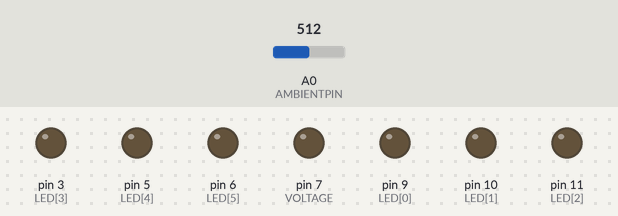
Simulated run of this sketch. Board: Arduino Uno, built with avr-gcc and run on an emulated ATmega328P. Parts: output pins drawn as LEDs (lit = HIGH). The test bench sets the inputs (shaded band); at power-on: A0 (AMBIENTPIN) = 512. Random numbers use the default seed unless the sketch sets one.

Above: at 1.2 s.
1.3 s: A0 (AMBIENTPIN) set to 11
2.8 s: A0 (AMBIENTPIN) set to 8
At 2.95 s:
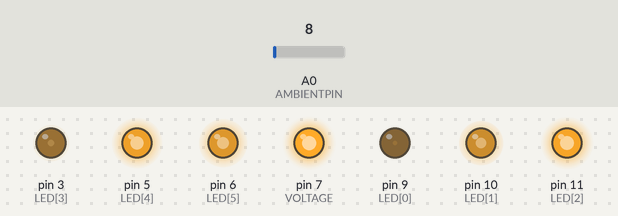
5.8 s: A0 (AMBIENTPIN) set to 122
At 6.6 s:
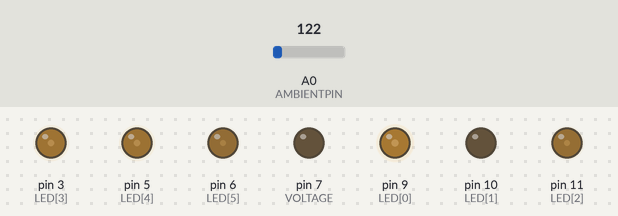
7.3 s: A0 (AMBIENTPIN) set to 0
At 7.45 s:
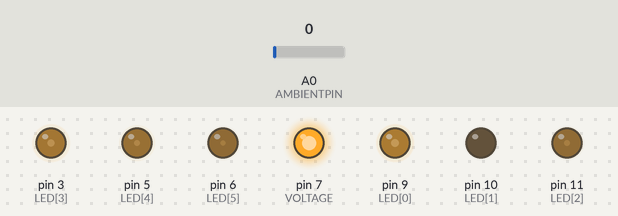
10.3 s: A0 (AMBIENTPIN) set to 306
At 10.6 s:
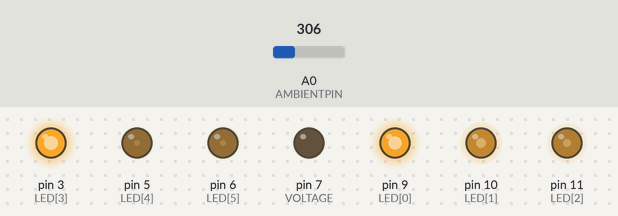
Timing chart, 0 to 12.8 s (numbered marks = the images above; inputs shaded):
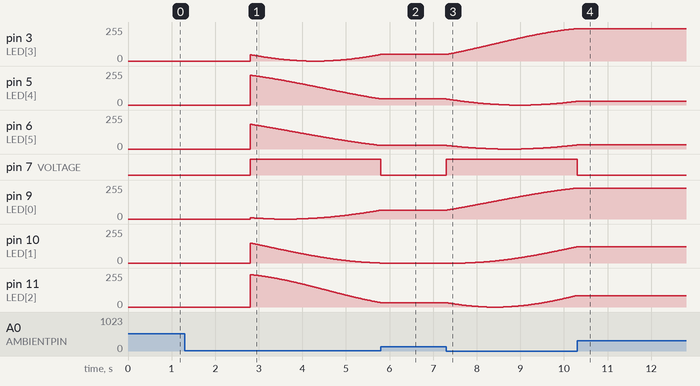

The sketch:

Zorza.ino
```cpp
int LED[] ={9, 10, 11, 3, 5, 6};  // RGB, RGB
const int AMBIENTPIN = 0; // measuring ambient light on pin A0
const int VOLTAGE = 7; // Providing +5V to the pin

const int PINCOUNT = 6;
float degree[] = {1, 1, 1, 1, 1, 1};
float steps[] = {0.17, 0.19, 0.23, 0.21, 0.18, 0.16}; // changes of the degrees for each pin

int ambientLight;
int lightToPin;

const int STEP = 5; // milliseconds to change the values
const float PI180 = 0.01745329251;
const int BRIGHT = 10; // switch on if darker

void setup() {
   Serial.begin(9600);
   for (int i = 0; i < PINCOUNT; i++) {
     pinMode(LED[i], OUTPUT);
     degree[i] = random(360); // randomize starting colors
   }
   pinMode(VOLTAGE, OUTPUT);
}

void loop()
{
   ambientLight = analogRead(AMBIENTPIN);
   if (ambientLight < BRIGHT) {
     digitalWrite(VOLTAGE, HIGH);
     for (int i = 0; i < PINCOUNT; i++) {
       if (degree[i] >= 360) {
         degree[i] = 0;
       }
       degree[i] = degree[i] + steps[i];
       lightToPin = (1 + sin(degree[i] * PI180)) * 127;
       analogWrite(LED[i], (int)lightToPin);
     }
   } else {
     digitalWrite(VOLTAGE, LOW);
   }
   delay(STEP);
}
```

Measured:
- the behaviour switches between 10 and 9 on A0 (AMBIENTPIN) (found by bisection; images 0 and 1)
- after the input at 1.3 s, every drawn part: stays the same
- after the input at 2.8 s, pin 7 (VOLTAGE): LOW → HIGH at once
- after the input at 5.8 s, pin 7 (VOLTAGE): HIGH → LOW at once
- after the input at 7.3 s, pin 3 (LED[3]): moves from 49/255 to 243/255 over 3.0 s, starting at once; pin 7 (VOLTAGE): LOW → HIGH at once; pin 9 (LED[0]): moves from 66/255 to 232/255 over 3.0 s, starting at once; pin 10 (LED[1]): moves from 0/255 to 122/255 over 2.6 s, starting after 0.44 s
- after the input at 10.3 s, pin 7 (VOLTAGE): HIGH → LOW at once
